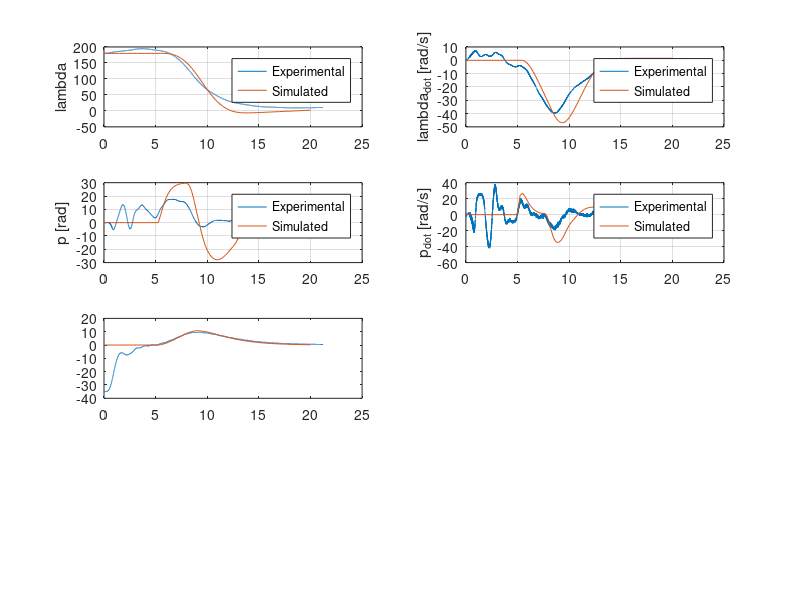

This chart was generated by the following MATLAB code: (Note: this script raises an error after producing the figure.)
close all;

data = load('data.mat').ans;
t_s = load('simulated_data.mat').time_steps;
p_c_s = load('simulated_data.mat').pc' * 180/pi;
e_c_s = load('simulated_data.mat').ec' * 180/pi;
travel_s = load('simulated_data.mat').x1 * 180/pi;
travel_rate_s = load('simulated_data.mat').x2 * 180/pi;
pitch_s = load('simulated_data.mat').x3 * 180/pi;
pitch_rate_s = load('simulated_data.mat').x4 * 180/pi;
elevation_s = load('simulated_data.mat').x5 * 180/pi;
elevation_rate_s = load('simulated_data.mat').x6 * 180/pi;
T = 0.25;

t = data(1, :);
p_c = data(2, :) * 180 / pi;
e_c = data(3, :) * 180 / pi;
travel = data(4, :);
travel_rate = data(5, :);
pitch = data(6, :);
pitch_rate = data(7, :);
elevation = data(8, :);
elevation_rate = data(9, :);

%% Plotting 2.0 
    

    % Added 5 seconds of zeros on both sides of the data

    figure;
    
    subplot(421);
    title('Optimal trajectory');
    plot(t,travel);
    hold on;
    plot(t_s,travel_s);
    grid on;
    legend('Experimental', 'Simulated');
    ylabel('lambda')
    
    subplot(422);
    plot(t,travel_rate);
    hold on;
    plot(t_s,travel_rate_s);
    grid on;
    legend('Experimental', 'Simulated');
    ylabel('lambda_{dot} [rad/s]')
    
    subplot(423) 
    plot(t,pitch);
    hold on;
    plot(t_s,pitch_s);
    grid on;
    legend('Experimental', 'Simulated');
    ylabel('p [rad]')
    
    subplot(424)
    plot(t,pitch_rate);
    hold on;
    plot(t_s,pitch_rate_s);
    grid on;
    legend('Experimental', 'Simulated');
    ylabel('p_{dot} [rad/s]')
    
    
    subplot(425)
    plot(t,elevation);
    hold on;
    plot(t_s,elevation_s);
    hold on;
    
    constraint_values = [];
    for lambda = travel_s'
        constraint_values = [constraint_values constraint(lambda * pi / 180) * 180 / pi];
    end
    
    plot(t_s, constraint_values);
    grid on;
    
    legend('Experimental', 'Simulated', 'Constraint');
    xlabel('time (s)'),ylabel('e [rad]')
    
    subplot(426)
    plot(t,elevation_rate);
    hold on;
    plot(t_s,elevation_rate_s);
    grid on;
    legend('Experimental', 'Simulated');
    xlabel('time (s)'),ylabel('e_{dot} [rad/s]')
    
    subplot(427)
    plot(t,p_c);
    hold on;
    plot(t_s,p_c_s);
    grid on;
    legend('Experimental', 'Simulated');
    xlabel('time (s)'),ylabel('p_c [rad]')
    
    subplot(428)
    plot(t,e_c);
    hold on;
    plot(t_s,e_c_s);
    grid on; 
    legend('Experimental', 'Simulated');
    xlabel('time (s)'),ylabel('e_c [rad]')

    print('data.eps', '-depsc');
    
function elevation = constraint(lambda)
    a = 0.2; 
    b = 20;
    lambda_t = 2*pi/3;
    elevation = a*exp(-b*(lambda-lambda_t)^2);
end